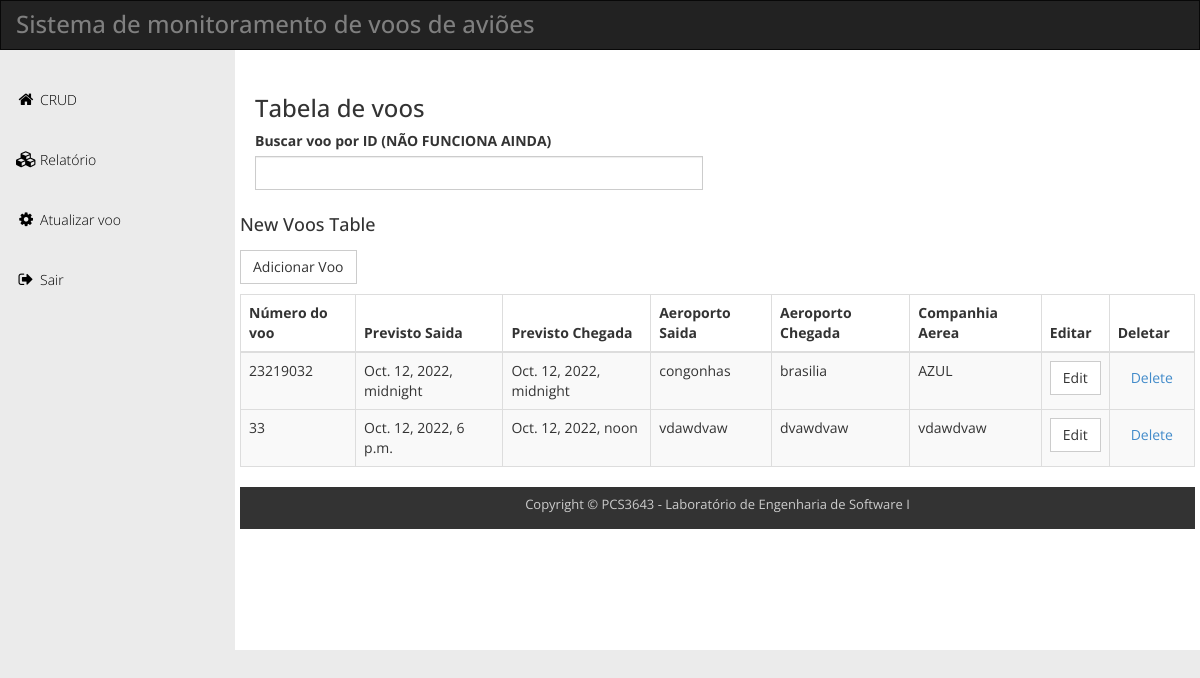
The page /crud (signed in) on the database as committed earlier.
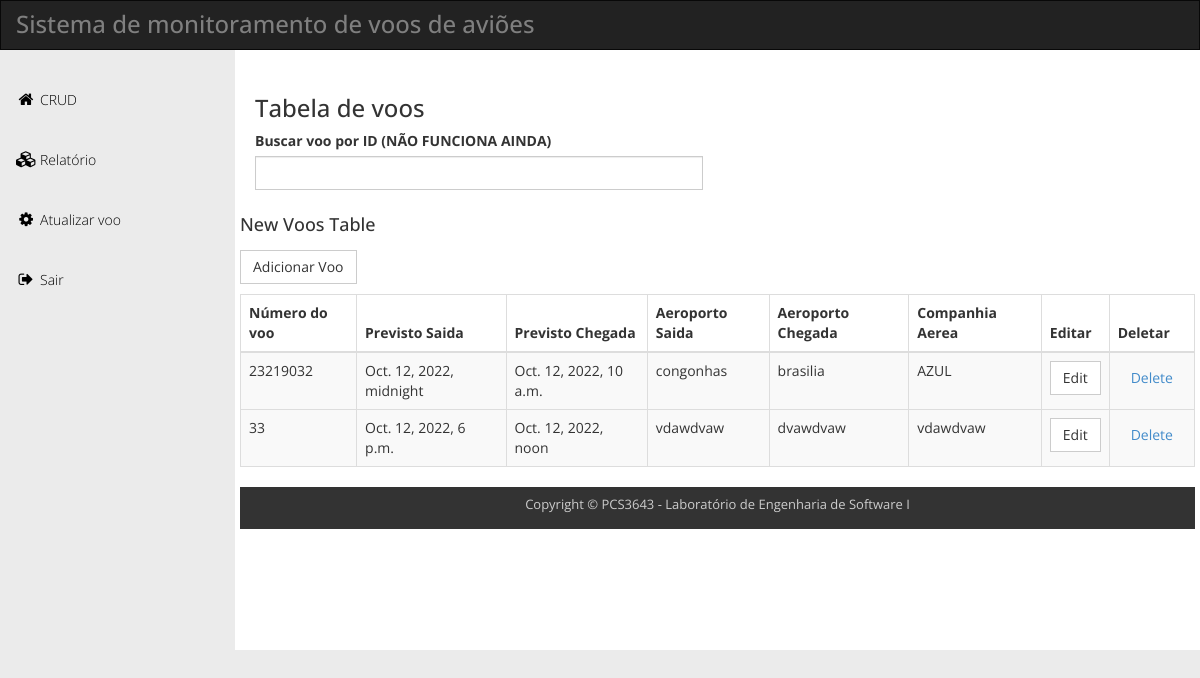
The same page on the database as committed later.
### book/models.py (models this page shows)
class Voo(models.Model):
    ID = models.IntegerField(primary_key=True)
    DH_PREVISTO_SAIDA = models.DateTimeField(auto_now=False)
    DH_PREVISTO_CHEGADA = models.DateTimeField(auto_now=False)
    ID_VOO = models.CharField(max_length=12, null=False)
    NM_AEROPORTO_SAIDA = models.CharField(max_length=50, null=False)
    NM_AEROPORTO_CHEGADA = models.CharField(max_length=50, null=False)
    NM_COMPANHIA_AEREA = models.CharField(max_length=50, null=False)
    class Meta:
        db_table = 'Voo'

### book/views.py (the view)
# urls.py: path('crud', views.crud, name='crud'),
@login_required(login_url='/accounts/login')
def crud(request):
    voo = list(Voo.objects.values())
    template = loader.get_template("CRUDPage.html")
    context = {'voo': voo}
    return HttpResponse(template.render(context, request))

### template/CRUDPage.html (shortened to what this page needs)
{% load static %}
<!DOCTYPE html>
<html lang="en">
<head>
  <link rel="stylesheet" href="{% static 'css/bootstrap.min.css' %}">
  <link rel="stylesheet" href="{% static 'css/templatemo_main.css' %}">
</head>
<body>
  <div id="main-wrapper">
    <div class="navbar navbar-inverse" role="navigation">
      <div class="navbar-header">
        <div class="logo">
          <h1>Sistema de monitoramento de voos de aviões</h1>
        </div>
      </div>
    </div>
    <div class="template-page-wrapper">
      <div class="navbar-collapse collapse templatemo-sidebar">
        <ul class="templatemo-sidebar-menu">
          <li><a href="{% url 'crud' %}"><i class="fa fa-home"></i>CRUD</a></li>
          <li><a href="{% url 'relatorio' %}"><i class="fa fa-cubes"></i>Relatório</a></li>
          <li><a href="{% url 'atualizarvoo' %}"><i class="fa fa-cog"></i>Atualizar voo</a></li>
          <li><a href="{% url 'login' %}"><i class="fa fa-sign-out"></i>Sair</a></li>
        </ul>
      </div>
      <div class="templatemo-content-wrapper">
        <div class="templatemo-content">
          <h1>Tabela de voos</h1>
              <div class="row">
                <div class="col-md-12">
                  <form method="GET" id="id-form">
                    <div class="row">
                      <div class="col-md-6 margin-bottom-15">
                        <label for="Id" class="control-label">Buscar voo por ID (NÃO FUNCIONA AINDA)</label>
                        <input type="text" class="form-control" id="id" value="" name="id">
                  </form>
                      </div>
                    </div>
                </div>
          <div class="row">
            <div class="col-md-12">
              <div class="table-responsive">
                <h4 class="margin-bottom-15">New Voos Table</h4>
                <h4>
                  {% if perms.book.add_voo %}
                  <td><a href="formPage" class="btn btn-default">Adicionar Voo</a></td>
                  {% endif %}
                </h4>
                <table class="table table-striped table-hover table-bordered">
                  <thead>
                    <tr>
                      <th>Número do voo</th>
                      <th>Previsto Saida</th>
                      <th>Previsto Chegada</th>
                      <th>Aeroporto Saida</th>
                      <th>Aeroporto Chegada</th>
                      <th>Companhia Aerea</th>
                      <th>Editar</th>
                      <th>Deletar</th>
                    </tr>
                  </thead>
                  <tbody>
                    {% if perms.book.view_voo %}
                    <ol>
                      {% for v in voo %}
                      <tr>
                        <td>{{v.ID_VOO}}</td>
                        <td>{{v.DH_PREVISTO_SAIDA}}</td>
                        <td>{{v.DH_PREVISTO_CHEGADA}}</td>
                        <td>{{v.NM_AEROPORTO_SAIDA}}</td>
                        <td>{{v.NM_AEROPORTO_CHEGADA}}</td>
                        <td>{{v.NM_COMPANHIA_AEREA}}</td>
                        {% if perms.book.change_voo %}
                        <td><a href="{% url 'update_voo' v.ID %}" class="btn btn-default">Edit</a></td>
                        {% endif %}
                        {% if perms.book.delete_voo %}
                        <td><a href="{% url 'delete_voo' v.ID %}" class="btn btn-link">Delete</a></td>
                        {% endif %}
                      </tr>
                      <tr>
                        {% endfor %}
                    </ol>
                    {% endif %}
                  </tbody>
                </table>
              </div>
              <footer class="templatemo-footer">
                <div class="templatemo-copyright">
                  <p>Copyright &copy; PCS3643 - Laboratório de Engenharia de Software I
                  </p>
                </div>
              </footer>
            </div>
          </div>
</body>
</html>

Rows that differ between the two databases and show on the page:
changed Voo "congonhas": DH_PREVISTO_CHEGADA "Oct. 12, 2022, midnight" → "Oct. 12, 2022, 10 a.m."
